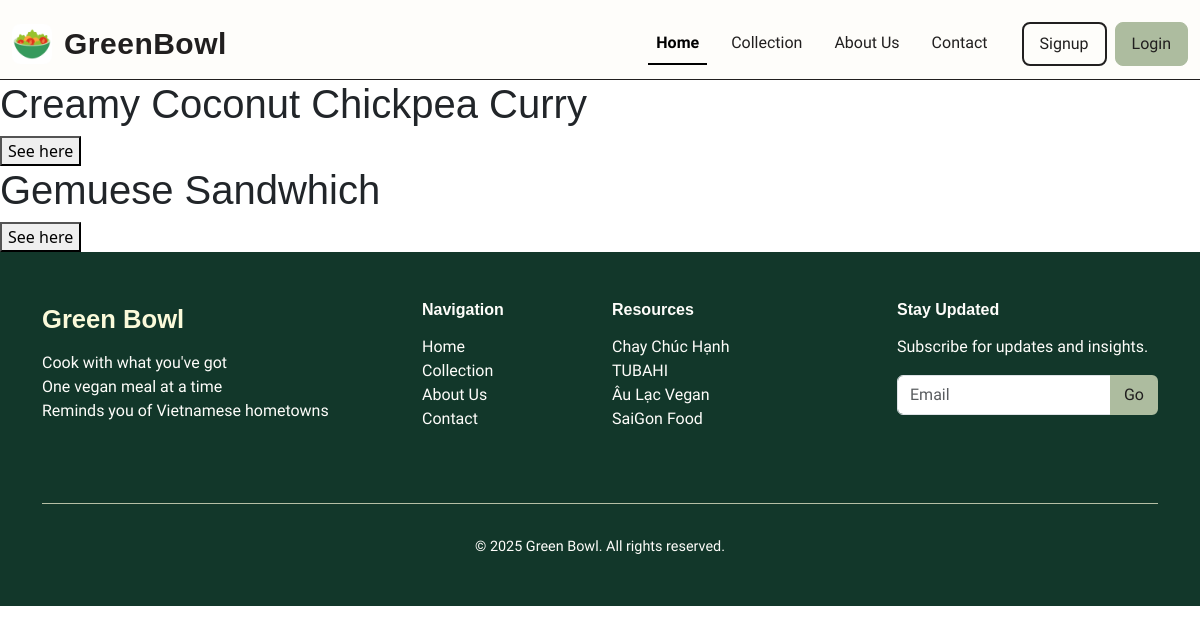
The app's page /recipes, older data.
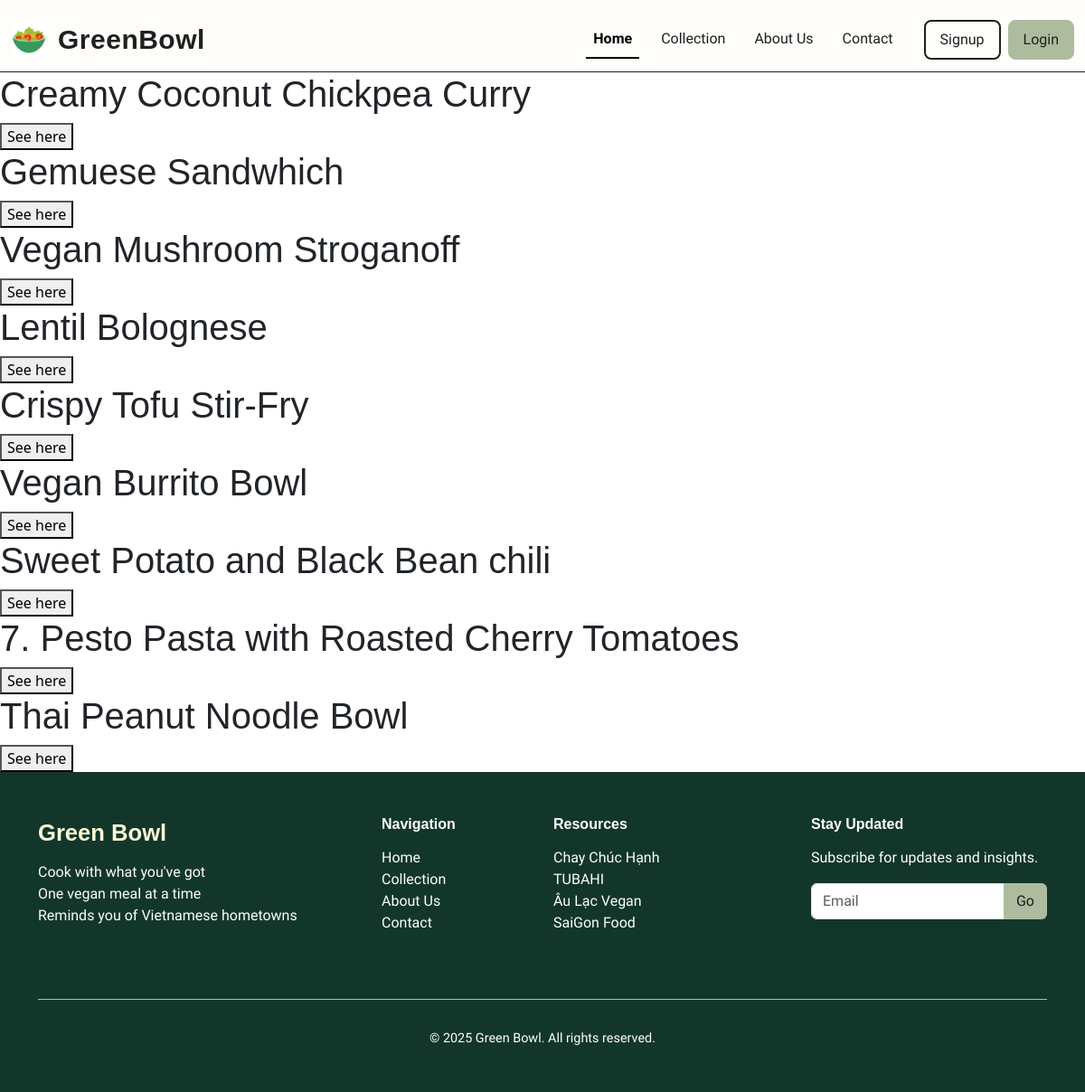
The same page, newer data.
### recipe/models.py (models this page shows)
class Recipe(models.Model):
    name = models.CharField()
    picture = models.ImageField(upload_to="products/")
    ingridents = models.ManyToManyField(Ingridient, related_name="food")
    description = models.CharField(default = "")
    instruction = models.TextField(default = "")

### recipe/views.py (the view)
# urls.py: path("recipes", views.recipes, name="recipes"),
def recipes(request):
    if(request.method == "POST"):
        if(request.POST.get("list") != ""):
            recipe_list_inp = request.POST.get("list").split(",")
            recipe_list = []
            for in_id in recipe_list_inp:
                try:
                    new = Ingridient.objects.get(name=in_id)
                    recipe_list.append(new)
                except Ingridient.DoesNotExist:
                    return render(request, 'recipe/landingpage.html', {"message":f'Ingredient {in_id} not found in database'})
            recipes = (
                Recipe.objects
                .annotate(match_count=Count('ingridents', filter=Q(ingridents__name__in=recipe_list)))
                .filter(match_count__gt=0)
                .order_by('-match_count')
            )
            return render(request, "recipe/collection.html", {
                "recoms":recipes,
                "search":request.POST.get("list")
            })
        else:
            return render(request, "recipe/collection.html", {
                "recipes":Recipe.objects.all()
            })
    elif(request.method == "GET"):
        return render(request, "recipe/recipes.html", {
            "recipes":Recipe.objects.all()
        })

### recipe/templates/recipe/recipes.html
{% extends 'recipe/layout.html' %}
{% block body %}
{% for recipe in recipes %}
<div>
<h1>{{recipe.name}}</h1>
<button onclick="window.location = `{% url 'recipe' recipe.id %}`">See here</button>
</div>
{% endfor %}
{% endblock %}

Row changes from the older to the newer data that the page shows:
added Recipe: name "Vegan Mushroom Stroganoff"
added Recipe: name "Lentil Bolognese"
added Recipe: name "Crispy Tofu Stir-Fry"
added Recipe: name "Vegan Burrito Bowl"
added Recipe: name "Sweet Potato and Black Bean chili"
added Recipe: name "7. Pesto Pasta with Roasted Cherry Tomatoes"
added Recipe: name "Thai Peanut Noodle Bowl"
